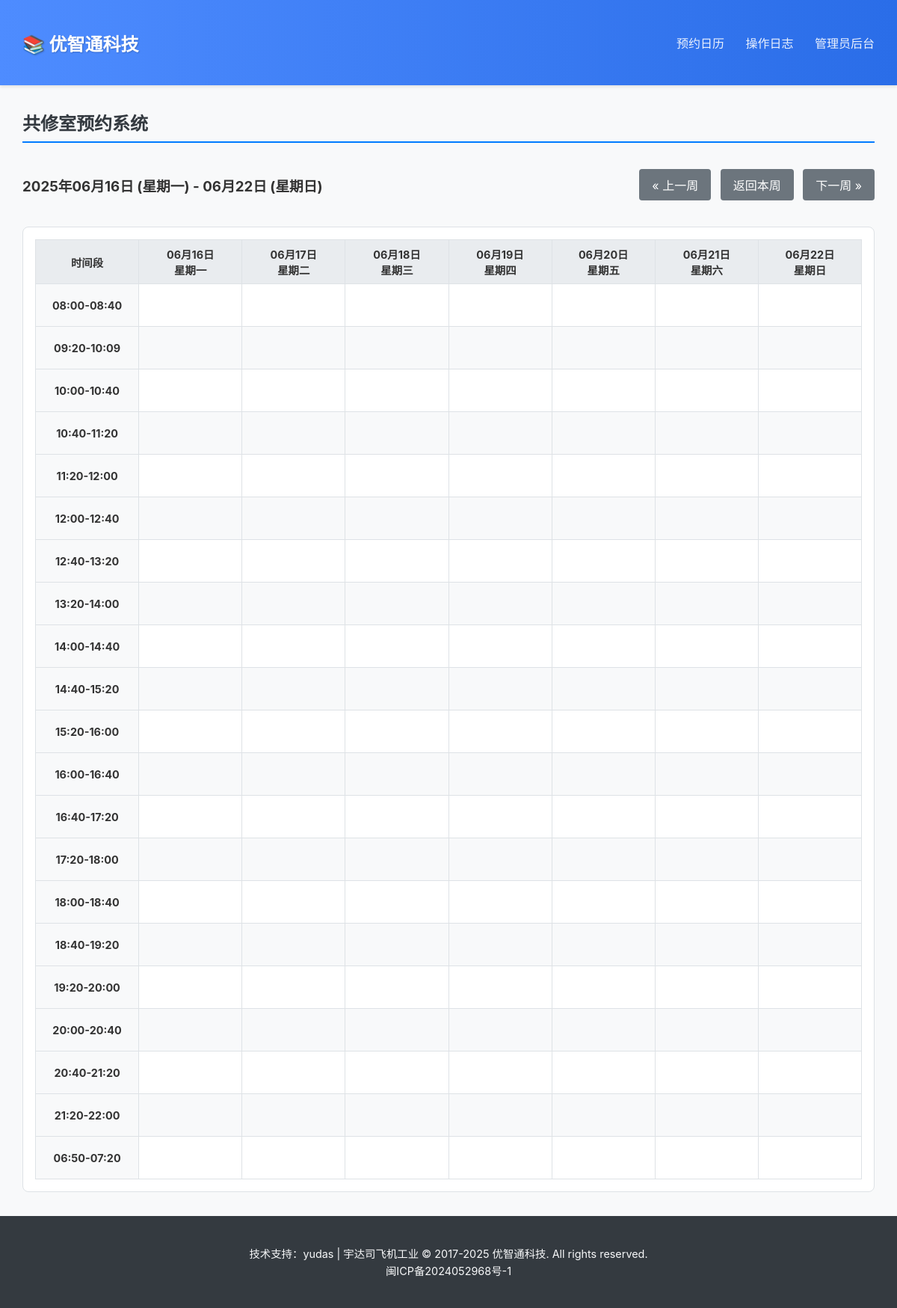
Page /schedule?start_date=2025-06-16 on the committed database.
### app.py (models this page shows)
    class TimeSlot(sql_alchemy_db.Model): id = sql_alchemy_db.Column(sql_alchemy_db.Integer,
                                                                     primary_key=True); slot_value = sql_alchemy_db.Column(
        sql_alchemy_db.String(50), unique=True, nullable=False); order = sql_alchemy_db.Column(sql_alchemy_db.Integer)

### app.py (the view)
@app.route('/schedule')
@check_db_connection
def schedule():
    start_date_str = request.args.get('start_date')
    today = date.today()
    start_date = datetime.strptime(start_date_str, '%Y-%m-%d').date() if start_date_str else today
    current_monday = start_date - timedelta(days=start_date.weekday())
    week_dates = [(current_monday + timedelta(days=i)) for i in range(7)]
    reservations = {};
    special_dates = set();
    time_slots = get_time_slots()
    if db_is_redis:
        special_dates = db.smembers('special_dates') or set()
        with db.pipeline() as pipe:
            for d in week_dates:
                for ts in time_slots: pipe.get(f"reservation:{d.isoformat()}:{ts}")
            results = pipe.execute()
        i = 0
        for d in week_dates:
            for ts in time_slots:
                if results[i]: reservations[f"{d.isoformat()}:{ts}"] = results[i]
                i += 1
    else:
        res_results = Reservation.query.all();
        special_dates = {sd.date_str for sd in SpecialDate.query.all()}
        for res in res_results: reservations[res.id] = res.user_name
    return render_template('index.html', week_dates=week_dates, time_slots=time_slots, reservations=reservations,
                           special_dates=special_dates, special_date_name="斋日", date_range_start=week_dates[0],
                           date_range_end=week_dates[-1],
                           prev_week_start_date=(current_monday - timedelta(weeks=1)).isoformat(),
                           next_week_start_date=(current_monday + timedelta(weeks=1)).isoformat(),
                           today_start_date=today.isoformat())

### app.py (called while the page is built)
def get_time_slots():
    if db_is_redis:
        return db.lrange(TIME_SLOTS_KEY, 0, -1)
    else:
        return [s.slot_value for s in TimeSlot.query.order_by(TimeSlot.order).all()]

def check_db_connection(f):
    @wraps(f)
    def decorated_function(*args, **kwargs):
        db_handle = db if db_is_redis else db.session
        if db_handle is None: return "数据库连接失败，请检查服务器配置或环境变量。", 503
        return f(*args, **kwargs)
    return decorated_function

### templates/index.html (shortened to what this page needs)
{% extends "base.html" %}
{% block content %}
<h2>共修室预约系统</h2>
<div class="schedule-header">
    <div class="date-range">
        <h3>{{ date_range_start.strftime('%Y年%m月%d日') }} ({{ date_range_start.strftime('%A') | replace('Monday', '星期一') | replace('Tuesday', '星期二') | replace('Wednesday', '星期三') | replace('Thursday', '星期四') | replace('Friday', '星期五') | replace('Saturday', '星期六') | replace('Sunday', '星期日') }}) - {{ date_range_end.strftime('%m月%d日') }} ({{ date_range_end.strftime('%A') | replace('Monday', '星期一') | replace('Tuesday', '星期二') | replace('Wednesday', '星期三') | replace('Thursday', '星期四') | replace('Friday', '星期五') | replace('Saturday', '星期六') | replace('Sunday', '星期日') }})</h3>
    </div>
    <div class="navigation">
        <a href="{{ url_for('schedule', start_date=prev_week_start_date) }}" class="button">&laquo; 上一周</a>
        <a href="{{ url_for('schedule', start_date=today_start_date) }}" class="button">返回本周</a>
        <a href="{{ url_for('schedule', start_date=next_week_start_date) }}" class="button">下一周 &raquo;</a>
    </div>
</div>
<div class="schedule-grid-container">
    <table class="schedule-grid">
        <thead>
            <tr>
                <th class="time-header">时间段</th>
                {% for day in week_dates %}
                <th class="{% if day.isoformat() in special_dates %}special-date{% endif %}">
                    {{ day.strftime('%m月%d日') }}<br>
                    {{ day.strftime('%A') | replace('Monday', '星期一') | replace('Tuesday', '星期二') | replace('Wednesday', '星期三') | replace('Thursday', '星期四') | replace('Friday', '星期五') | replace('Saturday', '星期六') | replace('Sunday', '星期日') }}
                </th>
                {% endfor %}
            </tr>
        </thead>
        <tbody>
            {% for time_slot in time_slots %}
            <tr>
                <td class="time-slot-label">{{ time_slot }}</td>
                {% for day in week_dates %}
                {% set res_key = day.isoformat() + ':' + time_slot %}
                <td data-date="{{ day.isoformat() }}" data-time="{{ time_slot }}" data-user="{{ reservations.get(res_key, '') }}">
                </td>
                {% endfor %}
            </tr>
            {% endfor %}
        </tbody>
    </table>
</div>
{% endblock %}

### static/css/style.css (style rules this page uses)
:root { --primary-color: #007bff; --primary-hover-color: #0056b3; --danger-color: #dc3545; --danger-hover-color: #c82333; --special-date-bg: #fff3cd; --border-color: #dee2e6; --background-color: #f8f9fa; --text-color: #333; --header-bg: #ffffff; --footer-bg: #343a40; --footer-text: #f8f9fa; --font-family: -apple-system, BlinkMacSystemFont, "Segoe UI", Roboto, "Helvetica Neue", Arial, sans-serif; }
body { font-family: var(--font-family); margin: 0; background-color: var(--background-color); color: var(--text-color); display: flex; flex-direction: column; min-height: 100vh; }
h2 { color: #343a40; border-bottom: 2px solid #007bff; padding-bottom: 0.5rem; margin-top: 0; }
.schedule-header { display: flex; justify-content: space-between; align-items: center; flex-wrap: wrap; margin-bottom: 1.5rem; margin-top: 1.5rem; }
.navigation a { margin-left: 0.5rem; }
.schedule-grid-container { overflow-x: auto; background: white; border: 1px solid var(--border-color); border-radius: 8px; padding: 1rem; }
.schedule-grid { width: 100%; border-collapse: collapse; table-layout: fixed; }
.schedule-grid th, .schedule-grid td { border: 1px solid var(--border-color); padding: 0.5rem; text-align: center; min-width: 120px; font-size: 0.9rem; }
.schedule-grid thead th { background-color: #e9ecef; position: sticky; top: 0; z-index: 10; }
.schedule-grid .time-header { min-width: 100px; }
.schedule-grid .time-slot-label { font-weight: bold; background-color: #f8f9fa; }
.schedule-grid tbody td { cursor: pointer; transition: background-color 0.2s; height: 40px; white-space: nowrap; overflow: hidden; text-overflow: ellipsis; }
table { width: 100%; border-collapse: collapse; }
table th, table td { padding: 0.75rem; border-bottom: 1px solid var(--border-color); text-align: left; }
table thead th { background-color: #e9ecef; }
table tbody tr:nth-child(even) { background-color: #f8f9fa; }
.button, .button-primary, .button-danger, .button-danger-small, .button-small { display: inline-block; padding: 0.5rem 1rem; border: 1px solid transparent; border-radius: 0.25rem; text-decoration: none; cursor: pointer; font-size: 1rem; transition: all 0.2s ease-in-out; text-align: center; background-color: #6c757d; color: white; }

### rows in the picture
TimeSlot: slot_value "08:00-08:40"
TimeSlot: slot_value "09:20-10:09"
TimeSlot: slot_value "10:00-10:40"
TimeSlot: slot_value "10:40-11:20"
TimeSlot: slot_value "11:20-12:00"
TimeSlot: slot_value "12:00-12:40"
TimeSlot: slot_value "12:40-13:20"
TimeSlot: slot_value "13:20-14:00"
TimeSlot: slot_value "14:00-14:40"
TimeSlot: slot_value "14:40-15:20"
TimeSlot: slot_value "15:20-16:00"
TimeSlot: slot_value "16:00-16:40"
TimeSlot: slot_value "16:40-17:20"
TimeSlot: slot_value "17:20-18:00"
TimeSlot: slot_value "18:00-18:40"
TimeSlot: slot_value "18:40-19:20"
TimeSlot: slot_value "19:20-20:00"
TimeSlot: slot_value "20:00-20:40"
TimeSlot: slot_value "20:40-21:20"
TimeSlot: slot_value "21:20-22:00"
TimeSlot: slot_value "06:50-07:20"

### other values in the picture
{{ date_range_start.strftime('%Y年%m月%d日') }} "2025年06月16日"
{{ date_range_end.strftime('%m月%d日') }} "06月22日"
{{ day.strftime('%m月%d日') }} "06月16日" "06月17日" "06月18日" "06月19日" "06月20日" "06月21日" "06月22日"
